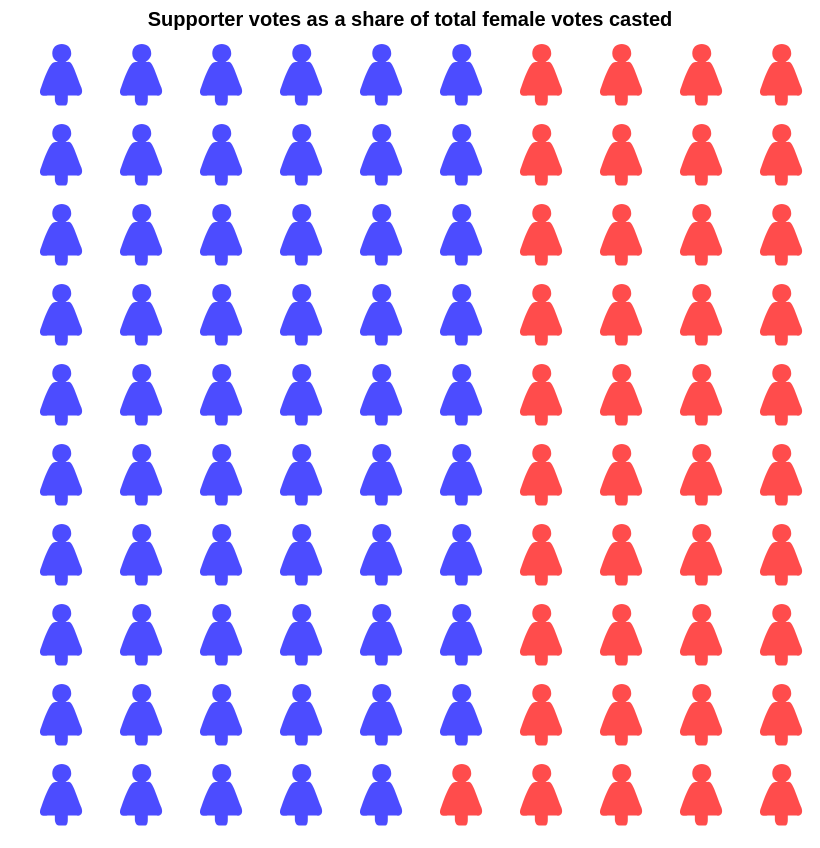

The Vega-Lite source for this figure:
### Vega-Lite specification from a JSON file in a GitHub repository (floating-point values rounded to 4 significant figures)
{"$schema": "https://vega.github.io/schema/vega-lite/v5.json", "config": {"view": {"stroke": ""}}, "background": null, "title": {"text": "Supporter votes as a share of total female votes casted ", "fontSize": 10, "font": "sans-serif"}, "width": 400, "height": 400, "data": {"values": [{"id": 1}, {"id": 2}, {"id": 3}, {"id": 4}, {"id": 5}, {"id": 6}, {"id": 7}, {"id": 8}, {"id": 9}, {"id": 10}, {"id": 11}, {"id": 12}, {"id": 13}, {"id": 14}, {"id": 15}, {"id": 16}, {"id": 17}, {"id": 18}, {"id": 19}, {"id": 20}, {"id": 21}, {"id": 22}, {"id": 23}, {"id": 24}, {"id": 25}, {"id": 26}, {"id": 27}, {"id": 28}, {"id": 29}, {"id": 30}, {"id": 31}, {"id": 32}, {"id": 33}, {"id": 34}, {"id": 35}, {"id": 36}, {"id": 37}, {"id": 38}, {"id": 39}, {"id": 40}, {"id": 41}, {"id": 42}, {"id": 43}, {"id": 44}, {"id": 45}, {"id": 46}, {"id": 47}, {"id": 48}, {"id": 49}, {"id": 50}, {"id": 51}, {"id": 52}, {"id": 53}, {"id": 54}, {"id": 55}, {"id": 56}, {"id": 57}, {"id": 58}, {"id": 59}, {"id": 60}, {"id": 61}, {"id": 62}, {"id": 63}, {"id": 64}, {"id": 65}, {"id": 66}, {"id": 67}, {"id": 68}, {"id": 69}, {"id": 70}, {"id": 71}, {"id": 72}, {"id": 73}, {"id": 74}, {"id": 75}, {"id": 76}, {"id": 77}, {"id": 78}, {"id": 79}, {"id": 80}, {"id": 81}, {"id": 82}, {"id": 83}, {"id": 84}, {"id": 85}, {"id": 86}, {"id": 87}, {"id": 88}, {"id": 89}, {"id": 90}, {"id": 91}, {"id": 92}, {"id": 93}, {"id": 94}, {"id": 95}, {"id": 96}, {"id": 97}, {"id": 98}, {"id": 99}, {"id": 100}]}, "transform": [{"calculate": "ceil (datum.id/10)", "as": "col"}, {"calculate": "datum.id - datum.col*10", "as": "row"}], "mark": {"type": "point", "filled": true}, "encoding": {"x": {"field": "col", "type": "ordinal", "axis": null}, "y": {"field": "row", "type": "ordinal", "axis": null}, "shape": {"value": "M 1.844 -1.693 h -0.204 c 0.3 -0.2 0.6 -0.5 0.6 -0.9 c 0 -0.6 -0.4 -1 -1 -1 c -0.6 0 -1 0.4 -1 1 c 0 0.4 0.2 0.7 0.6 0.9 h -0.234 c -0.4 0 -0.7 0.3 -1.5 2.558 c -0.77 1.693 1.481 0.674 0.52 0.981 h 0.886 v 0.459 c 0 0.3 0.2 0.6 0.4 0.6 h 0.662 c 0.2 0 0.3 -0.3 0.301 -0.543 v -0.518 h 0.927 c 0.096 0.057 0.804 0.017 0.519 -0.828 C 2.708 -0.368 2.397 -1.889 1.85 -1.689 z"}, "color": {"condition": {"test": "datum.id > 59", "value": "red"}, "value": "blue"}, "size": {"value": 90}}, "params": [{"name": "highlight", "select": "interval"}]}
